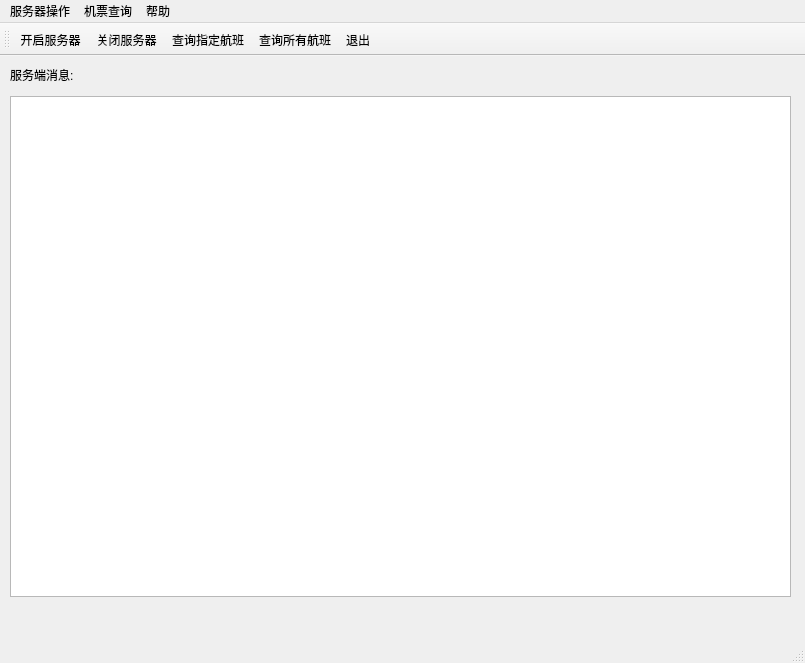
<?xml version="1.0" encoding="UTF-8"?>
<ui version="4.0">
 <class>MainWindow</class>
 <widget class="QMainWindow" name="MainWindow">
  <property name="geometry">
   <rect>
    <x>0</x>
    <y>0</y>
    <width>805</width>
    <height>663</height>
   </rect>
  </property>
  <property name="windowTitle">
   <string>TicketSystem_Server</string>
  </property>
  <widget class="QWidget" name="centralwidget">
   <widget class="QTextBrowser" name="textBrowser">
    <property name="geometry">
     <rect>
      <x>10</x>
      <y>40</y>
      <width>781</width>
      <height>501</height>
     </rect>
    </property>
   </widget>
   <widget class="QLabel" name="label">
    <property name="geometry">
     <rect>
      <x>10</x>
      <y>10</y>
      <width>91</width>
      <height>17</height>
     </rect>
    </property>
    <property name="text">
     <string>服务端消息: </string>
    </property>
   </widget>
  </widget>
  <widget class="QMenuBar" name="menubar">
   <property name="geometry">
    <rect>
     <x>0</x>
     <y>0</y>
     <width>805</width>
     <height>28</height>
    </rect>
   </property>
   <widget class="QMenu" name="menu_func">
    <property name="title">
     <string>服务器操作</string>
    </property>
    <addaction name="action_start"/>
    <addaction name="action_stop"/>
    <addaction name="action_exit"/>
   </widget>
   <widget class="QMenu" name="menu_inquire">
    <property name="title">
     <string>机票查询</string>
    </property>
    <addaction name="action_inquireone"/>
    <addaction name="action_inquireall"/>
   </widget>
   <widget class="QMenu" name="menu_help">
    <property name="title">
     <string>帮助</string>
    </property>
    <addaction name="action_show"/>
    <addaction name="action_about"/>
   </widget>
   <addaction name="menu_func"/>
   <addaction name="menu_inquire"/>
   <addaction name="menu_help"/>
  </widget>
  <widget class="QStatusBar" name="statusbar"/>
  <widget class="QToolBar" name="toolBar">
   <property name="windowTitle">
    <string>toolBar</string>
   </property>
   <attribute name="toolBarArea">
    <enum>TopToolBarArea</enum>
   </attribute>
   <attribute name="toolBarBreak">
    <bool>false</bool>
   </attribute>
   <addaction name="action_start"/>
   <addaction name="action_stop"/>
   <addaction name="action_inquireone"/>
   <addaction name="action_inquireall"/>
   <addaction name="action_exit"/>
  </widget>
  <action name="action_start">
   <property name="icon">
    <iconset resource="Icon.qrc">
     <normaloff>:/images/images/start.png</normaloff>:/images/images/start.png</iconset>
   </property>
   <property name="text">
    <string>开启服务器</string>
   </property>
  </action>
  <action name="action_stop">
   <property name="icon">
    <iconset resource="Icon.qrc">
     <normaloff>:/images/images/stop.png</normaloff>:/images/images/stop.png</iconset>
   </property>
   <property name="text">
    <string>关闭服务器</string>
   </property>
  </action>
  <action name="action_exit">
   <property name="icon">
    <iconset resource="Icon.qrc">
     <normaloff>:/images/images/power-off.png</normaloff>:/images/images/power-off.png</iconset>
   </property>
   <property name="text">
    <string>退出</string>
   </property>
  </action>
  <action name="action_inquireone">
   <property name="icon">
    <iconset resource="Icon.qrc">
     <normaloff>:/images/images/download.png</normaloff>:/images/images/download.png</iconset>
   </property>
   <property name="text">
    <string>查询指定航班</string>
   </property>
  </action>
  <action name="action_inquireall">
   <property name="icon">
    <iconset resource="Icon.qrc">
     <normaloff>:/images/images/download.png</normaloff>:/images/images/download.png</iconset>
   </property>
   <property name="text">
    <string>查询所有航班</string>
   </property>
  </action>
  <action name="action_show">
   <property name="text">
    <string>显示内容</string>
   </property>
  </action>
  <action name="action_about">
   <property name="text">
    <string>关于</string>
   </property>
  </action>
 </widget>
 <resources>
  <include location="Icon.qrc"/>
 </resources>
 <connections/>
</ui>
